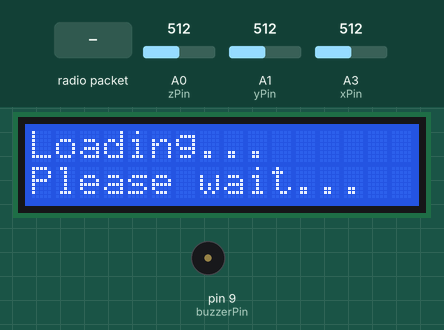
Simulated run of this sketch. Board: Arduino Uno, built with avr-gcc and run on an emulated ATmega328P. On the bench: 16×2 character LCD, buzzer (waves = sounding). The inputs (shaded band) are chosen by the test bench; at power-on: A0 (zPin) = 512, A1 (yPin) = 512, A3 (xPin) = 512. No radio packets arrive unless stated; what the sketch prints to the serial monitor is not drawn.

Above: at 2.2 s.
At 6.3 s:
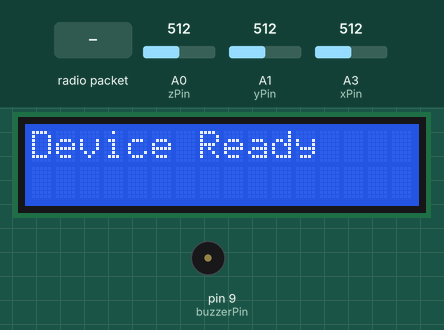
6.4 s: radio packet "1" arrives
At 6.73 s:
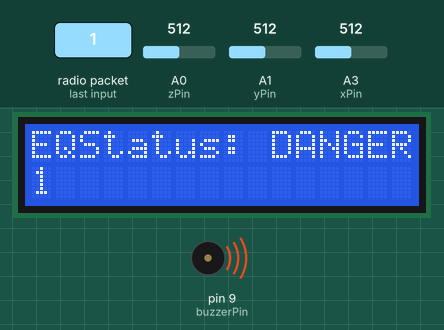
At 12.7 s:
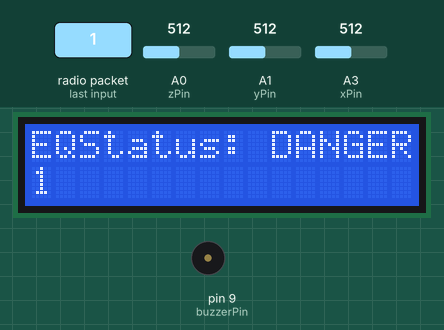
Timing chart, 0 to 14.2 s (numbered marks = the images above; inputs shaded):
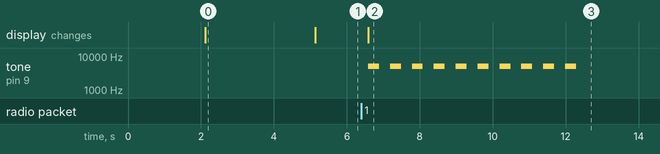

The sketch:

ADXL335Receiver.ino
```cpp
#include <LiquidCrystal_I2C.h>
#include <SPI.h>
#include <nRF24L01.h>
#include <RF24.h>
#include <RH_ASK.h>

LiquidCrystal_I2C lcd(0x27, 16, 2);  // pins for LCD Connection
RF24 radio(7, 8);  // CE, CSN
const byte address[6] = "00001";

#define xPin A3
#define yPin A1
#define zPin A0
const int buzzerPin = 9;

const int samples = 10;

void setup() {
  lcd.init();
  lcd.clear();
  lcd.backlight();
  lcd.print("Earthquake &");
  lcd.setCursor(0, 1);
  lcd.print("Tsunami Alert");
  delay(2000);
  lcd.clear();
  lcd.print("Loading...");
  lcd.setCursor(0, 1);
  lcd.print("Please wait...");

  while (!Serial);
  Serial.begin(9600);

  radio.begin();
  radio.openReadingPipe(0, address);
  radio.setPALevel(RF24_PA_LOW);
  radio.startListening();
  pinMode(buzzerPin, OUTPUT);
  delay(3000);
  lcd.clear();
  lcd.print("Device Ready");
}

void loop() {
  int xRaw = 0, yRaw = 0, zRaw = 0;
  for (int i = 0; i < samples; i++) {
    xRaw += analogRead(xPin);
    yRaw += analogRead(yPin);
    zRaw += analogRead(zPin);
  }
  xRaw /= samples;
  yRaw /= samples;
  zRaw /= samples;

  if (radio.available()) {

    if (xRaw > 590 && xRaw < 650 || yRaw > 598 && yRaw < 650 || zRaw > 597 && zRaw < 650) {

      char alertNormal[32];
      radio.read(alertNormal, sizeof(alertNormal));

      displayAlert("EQStatus: Normal", alertNormal);
      noTone(buzzerPin);


    } else if ((xRaw > 570 && xRaw < 589) || (zRaw > 580 && zRaw < 595)) {

      char alertModerate[32];
      radio.read(alertModerate, sizeof(alertModerate));

      displayAlert("Status: Moderate", alertModerate);
      toneBuzzer(1000, 100, 5);

    } else {
      char alertHigh[32];
      radio.read(alertHigh, sizeof(alertHigh));
      displayAlert("EQStatus: DANGER!", alertHigh);
      toneBuzzer(5000, 300, 10);
    }
  }

  Serial.print(xRaw);
  Serial.print("\t");
  Serial.print(yRaw);
  Serial.print("\t");
  Serial.print(zRaw);
  Serial.println();
  delay(200);
}


void displayAlert(const char* status, const char* message) {
  lcd.clear();
  lcd.print(status);
  lcd.setCursor(0, 1);
  lcd.print(message);
}

void toneBuzzer(int frequency, int duration, int repeats) {
  for (int i = 0; i < repeats; i++) {
    tone(buzzerPin, frequency);
    delay(duration);
    noTone(buzzerPin);
    delay(duration);
  }
}
```

Measured:
- after the input at 6.4 s, tone on pin 9 (buzzerPin): alternates 5000 Hz for 0.30 s and silent for 0.30 s, 20 changes in all, then stays silent, starting after 0.19 s; the display: changes after 0.19 s (image 2)
- what the display in image 0 shows lasts 3.0 s, from 2.1 s to 5.1 s
